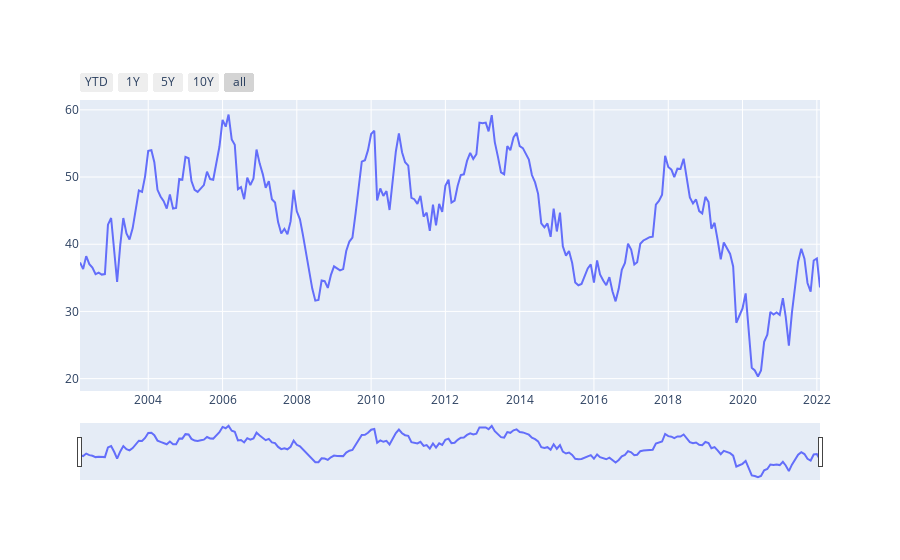

Notebook code cell kept with this figure:
### Code cell
# Crear la figura
# figure_config = dict({"layout": {"title": {"text": "IPECO","x": 0.5, "font": {'color': 'black', 'size': 15}}}})
# fig = go.Figure(figure_config)

fig = go.Figure()

# Añadir las series de datos
fig.add_trace(go.Scatter(x=data.index, y=data['ipec'], name='IPEC', mode='lines'))

# Crear botones de tiempo
date_buttons = [
    {'count': 1, 'label': "YTD", 'step': "year", 'stepmode': "todate"},
    {'count': 1, 'label': "1Y", 'step': "year", 'stepmode': "backward"},
    {'count': 5, 'label': "5Y", 'step': "year", 'stepmode': "backward"},
    {'count': 10, 'label': "10Y", 'step': "year", 'stepmode': "backward"},
    {'step': "all"}
    ]

fig.update_layout({
    'xaxis': {'rangeselector':{'buttons': date_buttons}}
    })


fig.update_xaxes(rangeslider_visible=True)

# Mostrar el gráfico
fig.show()

### Figure 1 — Plotly figure (JSON) as saved in the notebook; plotly's stock layout.template omitted (floating-point values rounded to 4 significant figures; data arrays with more than 128 entries replaced by an {"elided": "..."} marker saying what was removed)
{"data": [{"mode": "lines", "name": "IPEC", "type": "scatter", "x": {"elided": "240 str values"}, "y": {"elided": "240 float values"}}], "layout": {"xaxis": {"rangeselector": {"buttons": [{"count": 1, "label": "YTD", "step": "year", "stepmode": "todate"}, {"count": 1, "label": "1Y", "step": "year", "stepmode": "backward"}, {"count": 5, "label": "5Y", "step": "year", "stepmode": "backward"}, {"count": 10, "label": "10Y", "step": "year", "stepmode": "backward"}, {"step": "all"}]}, "rangeslider": {"visible": true}}}}
